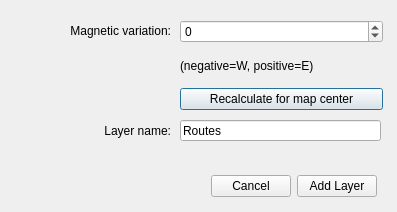
<?xml version="1.0" encoding="UTF-8"?>
<ui version="4.0">
 <class>CreateCompassRoutesLayerDialogBase</class>
 <widget class="QDialog" name="CreateCompassRoutesLayerDialogBase">
  <property name="geometry">
   <rect>
    <x>0</x>
    <y>0</y>
    <width>397</width>
    <height>212</height>
   </rect>
  </property>
  <property name="windowTitle">
   <string>Create Compass Route Layer</string>
  </property>
  <widget class="QLabel" name="label">
   <property name="geometry">
    <rect>
     <x>40</x>
     <y>20</y>
     <width>131</width>
     <height>21</height>
    </rect>
   </property>
   <property name="text">
    <string>Magnetic variation:</string>
   </property>
   <property name="alignment">
    <set>Qt::AlignRight|Qt::AlignTrailing|Qt::AlignVCenter</set>
   </property>
  </widget>
  <widget class="QWidget" name="verticalLayoutWidget">
   <property name="geometry">
    <rect>
     <x>180</x>
     <y>20</y>
     <width>203</width>
     <height>90</height>
    </rect>
   </property>
   <layout class="QVBoxLayout" name="verticalLayout">
    <item>
     <widget class="QSpinBox" name="variationBox">
      <property name="minimum">
       <number>-99</number>
      </property>
     </widget>
    </item>
    <item>
     <widget class="QLabel" name="label_2">
      <property name="text">
       <string>(negative=W, positive=E)</string>
      </property>
     </widget>
    </item>
    <item>
     <widget class="QPushButton" name="calculateButton">
      <property name="sizePolicy">
       <sizepolicy hsizetype="Minimum" vsizetype="Fixed">
        <horstretch>0</horstretch>
        <verstretch>0</verstretch>
       </sizepolicy>
      </property>
      <property name="text">
       <string>Recalculate for map center</string>
      </property>
      <property name="default">
       <bool>false</bool>
      </property>
      <property name="flat">
       <bool>false</bool>
      </property>
     </widget>
    </item>
   </layout>
  </widget>
  <widget class="QWidget" name="horizontalLayoutWidget">
   <property name="geometry">
    <rect>
     <x>190</x>
     <y>170</y>
     <width>187</width>
     <height>32</height>
    </rect>
   </property>
   <layout class="QHBoxLayout" name="horizontalLayout">
    <item>
     <widget class="QDialogButtonBox" name="button_box">
      <property name="orientation">
       <enum>Qt::Horizontal</enum>
      </property>
      <property name="standardButtons">
       <set>QDialogButtonBox::Cancel</set>
      </property>
     </widget>
    </item>
    <item>
     <widget class="QPushButton" name="addLayerButton">
      <property name="sizePolicy">
       <sizepolicy hsizetype="Minimum" vsizetype="Fixed">
        <horstretch>0</horstretch>
        <verstretch>0</verstretch>
       </sizepolicy>
      </property>
      <property name="text">
       <string>Add Layer</string>
      </property>
     </widget>
    </item>
   </layout>
  </widget>
  <widget class="QLabel" name="label_3">
   <property name="geometry">
    <rect>
     <x>60</x>
     <y>120</y>
     <width>111</width>
     <height>21</height>
    </rect>
   </property>
   <property name="text">
    <string>Layer name:</string>
   </property>
   <property name="alignment">
    <set>Qt::AlignRight|Qt::AlignTrailing|Qt::AlignVCenter</set>
   </property>
  </widget>
  <widget class="QLineEdit" name="layerEdit">
   <property name="geometry">
    <rect>
     <x>180</x>
     <y>120</y>
     <width>201</width>
     <height>21</height>
    </rect>
   </property>
   <property name="text">
    <string>Routes</string>
   </property>
  </widget>
 </widget>
 <resources/>
 <connections>
  <connection>
   <sender>button_box</sender>
   <signal>accepted()</signal>
   <receiver>CreateCompassRoutesLayerDialogBase</receiver>
   <slot>accept()</slot>
   <hints>
    <hint type="sourcelabel">
     <x>20</x>
     <y>20</y>
    </hint>
    <hint type="destinationlabel">
     <x>20</x>
     <y>20</y>
    </hint>
   </hints>
  </connection>
  <connection>
   <sender>button_box</sender>
   <signal>rejected()</signal>
   <receiver>CreateCompassRoutesLayerDialogBase</receiver>
   <slot>reject()</slot>
   <hints>
    <hint type="sourcelabel">
     <x>20</x>
     <y>20</y>
    </hint>
    <hint type="destinationlabel">
     <x>20</x>
     <y>20</y>
    </hint>
   </hints>
  </connection>
 </connections>
</ui>
